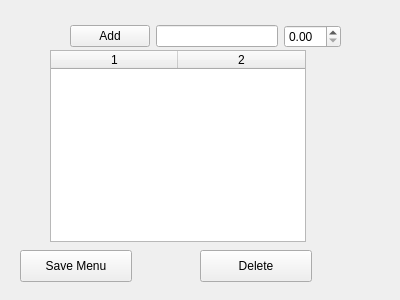
<?xml version="1.0" encoding="UTF-8"?>
<ui version="4.0">
 <class>editMenu</class>
 <widget class="QWidget" name="editMenu">
  <property name="geometry">
   <rect>
    <x>0</x>
    <y>0</y>
    <width>400</width>
    <height>300</height>
   </rect>
  </property>
  <property name="windowTitle">
   <string>Form</string>
  </property>
  <widget class="QTableWidget" name="menuData">
   <property name="geometry">
    <rect>
     <x>50</x>
     <y>50</y>
     <width>256</width>
     <height>192</height>
    </rect>
   </property>
   <property name="columnCount">
    <number>2</number>
   </property>
   <attribute name="horizontalHeaderDefaultSectionSize">
    <number>127</number>
   </attribute>
   <column/>
   <column/>
  </widget>
  <widget class="QPushButton" name="deleteButton">
   <property name="geometry">
    <rect>
     <x>200</x>
     <y>250</y>
     <width>112</width>
     <height>32</height>
    </rect>
   </property>
   <property name="text">
    <string>Delete</string>
   </property>
  </widget>
  <widget class="QWidget" name="layoutWidget">
   <property name="geometry">
    <rect>
     <x>70</x>
     <y>20</y>
     <width>271</width>
     <height>33</height>
    </rect>
   </property>
   <layout class="QHBoxLayout" name="horizontalLayout">
    <item>
     <widget class="QPushButton" name="pushButton">
      <property name="text">
       <string>Add</string>
      </property>
     </widget>
    </item>
    <item>
     <widget class="QLineEdit" name="itemName"/>
    </item>
    <item>
     <widget class="QDoubleSpinBox" name="itemPrice"/>
    </item>
   </layout>
  </widget>
  <widget class="QPushButton" name="saveMenu">
   <property name="geometry">
    <rect>
     <x>20</x>
     <y>250</y>
     <width>112</width>
     <height>32</height>
    </rect>
   </property>
   <property name="text">
    <string>Save Menu</string>
   </property>
  </widget>
 </widget>
 <resources/>
 <connections/>
</ui>
